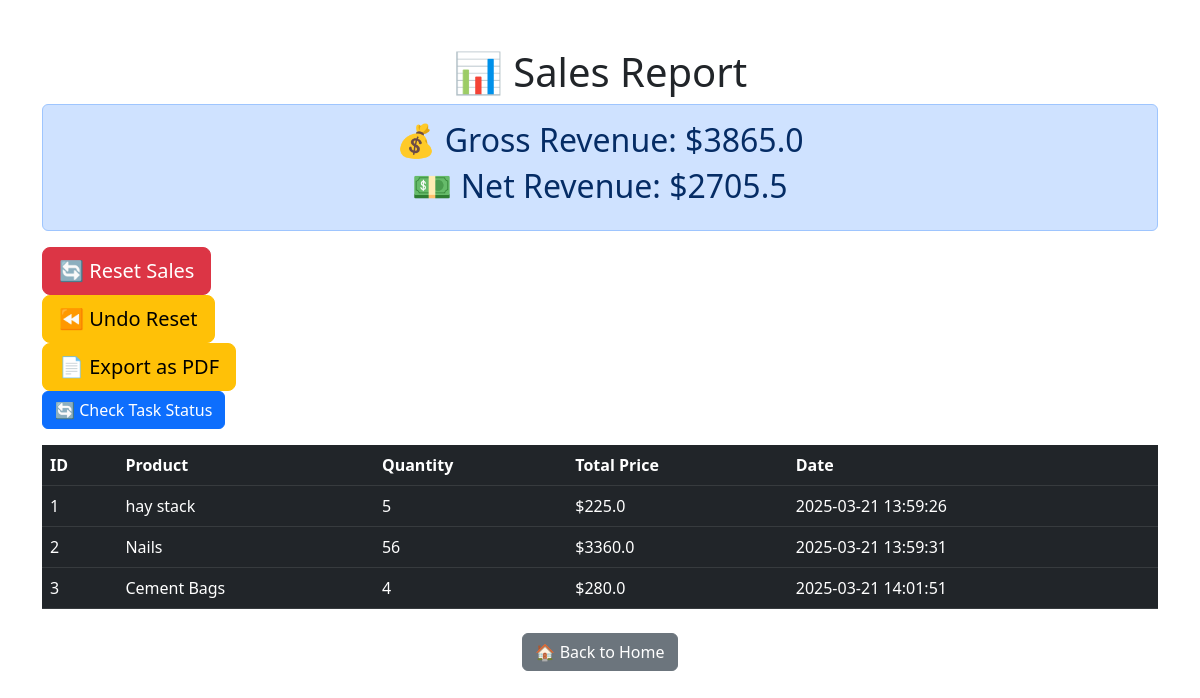
/sales_report (signed in), run on an earlier commit of the app's database.
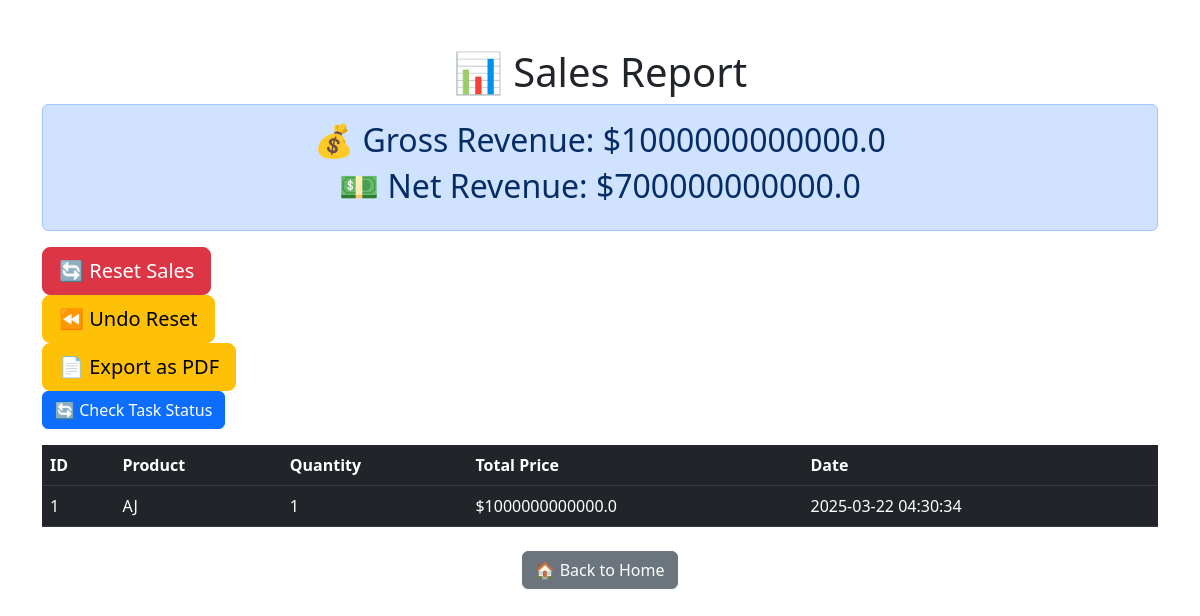
And on a later commit of the database.
### app.py (models this page shows)
class Sale(db.Model):
    id = db.Column(db.Integer, primary_key=True)
    product_id = db.Column(db.Integer, db.ForeignKey("product.id"), nullable=False)
    quantity = db.Column(db.Integer, nullable=False)
    total_price = db.Column(db.Float, nullable=False)
    timestamp = db.Column(db.DateTime, default=db.func.current_timestamp())
    product = db.relationship("Product", backref=db.backref("sales", lazy=True))

class Product(db.Model):
    id = db.Column(db.Integer, primary_key=True)
    name = db.Column(db.String(100), nullable=False)
    price = db.Column(db.Float, nullable=False)
    stock = db.Column(db.Integer, nullable=False)

### app.py (the view)
@app.route("/sales_report")
@login_required
def sales_report():
    if current_user.role != "admin":
        flash("Access Denied!", "danger")
        return redirect(url_for("cashier_dashboard"))
    sales = Sale.query.all()
    gross_revenue = sum(sale.total_price for sale in sales)
    cost_percentage = 0.30
    net_revenue = gross_revenue * (1 - cost_percentage)
    task_id = None  # 🔹 Placeholder: Replace with actual Celery task ID when implemented
    return render_template("sales_report.html",
                           sales=sales,
                           gross_revenue=gross_revenue,
                           net_revenue=net_revenue,
                           task_id=task_id)

### app.py (called while the page is built)
@login_manager.user_loader
def load_user(user_id):
    return db.session.get(User, int(user_id))  # ✅ Correct for SQLAlchemy 2.0

### templates/sales_report.html (shortened to what this page needs)
<!DOCTYPE html>
<html lang="en">
<head>
    <link rel="stylesheet"
          href="https://cdn.jsdelivr.net/npm/bootstrap@5.3.0/dist/css/bootstrap.min.css">
</head>
<body class="container mt-5">
    {% block content %}
<h1 class="text-center">📊 Sales Report</h1>
<div class="alert alert-primary text-center">
    <h2>💰 Gross Revenue: ${{ gross_revenue }}</h2>
    <h2>💵 Net Revenue: ${{ net_revenue }}</h2>
</div>
<form action="{{ url_for('reset_sales') }}" method="POST">
    <button type="submit" class="btn btn-danger btn-lg"
            onclick="return confirm('Are you sure? This will delete all sales records!')">
        🔄 Reset Sales
    </button>
</form>
<form action="{{ url_for('undo_reset_sales') }}" method="POST">
    <button type="submit" class="btn btn-warning btn-lg">⏪ Undo Reset</button>
</form>
<form action="{{ url_for('export_sales_pdf') }}" method="GET">
    <button type="submit" class="btn btn-warning btn-lg">📄 Export as PDF</button>
</form>
<button onclick="checkStatus()" class="btn btn-primary">🔄 Check Task Status</button>
<table class="table table-dark table-hover">
    <thead>
        <tr>
            <th>ID</th><th>Product</th><th>Quantity</th><th>Total Price</th><th>Date</th>
        </tr>
    </thead>
    <tbody>
        {% for sale in sales %}
        <tr>
            <td>{{ sale.id }}</td>
            <td>{{ sale.product.name }}</td>
            <td>{{ sale.quantity }}</td>
            <td>${{ sale.total_price }}</td>
            <td>{{ sale.timestamp }}</td>
        </tr>
        {% endfor %}
    </tbody>
</table>
<div class="text-center mt-4">
    <a href="{{ url_for('home') }}" class="btn btn-secondary">🏠 Back to Home</a>
</div>
{% endblock %}
</body>
</html>

What changed in the data, as far as the page shows it:
removed Sale: id "2", product.name "Nails", quantity "56", total_price "3360.0", timestamp "2025-03-21 13:59:31"
removed Sale: id "3", product.name "Cement Bags", quantity "4", total_price "280.0", timestamp "2025-03-21 14:01:51"
changed Sale id 1: product.name "hay stack" → "AJ"; quantity "5" → "1"; total_price "225.0" → "1000000000000.0"; timestamp "2025-03-21 13:59:26" → "2025-03-22 04:30:34"
Also different on the page:
{{ gross_revenue }}: "3865.0" → "1000000000000.0"
{{ net_revenue }}: "2705.5" → "700000000000.0"
